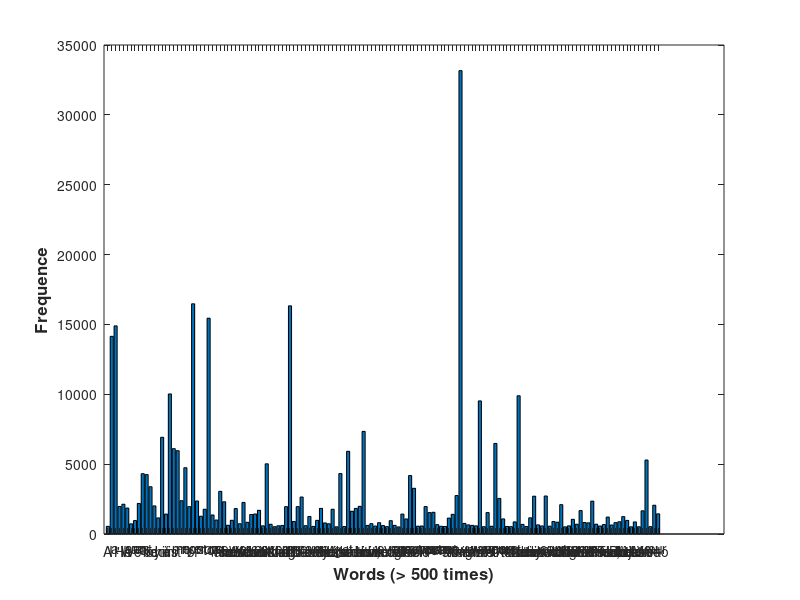

MATLAB code to generate this figure:
%% working with the words file
fileID = fopen('words.txt'); %open file

mydata = textscan(fileID, '%s');
md = mydata{1,1}; %put words in a matrix

fclose(fileID);

%% working with the words frequence file
fileID2 = fopen('wordsFrequence.txt');

mydata2 = textscan(fileID2, '%f');
md2 = mydata2{1,1}; %put words frequence in a matrix

fclose(fileID2);

%% histogram
newCell = {md md2}; %join both arrays in a cell array

bar([newCell{:,2}]); %histogram
xlabel('Words (> 500 times)','FontSize',12,'FontWeight','bold');
ylabel('Frequence','FontSize',12,'FontWeight','bold');

xtickangle(90); %making words appear in vertical position

%associate each bar to a word
xticklabels(md');
xticks(1: 1: length(md)); 

